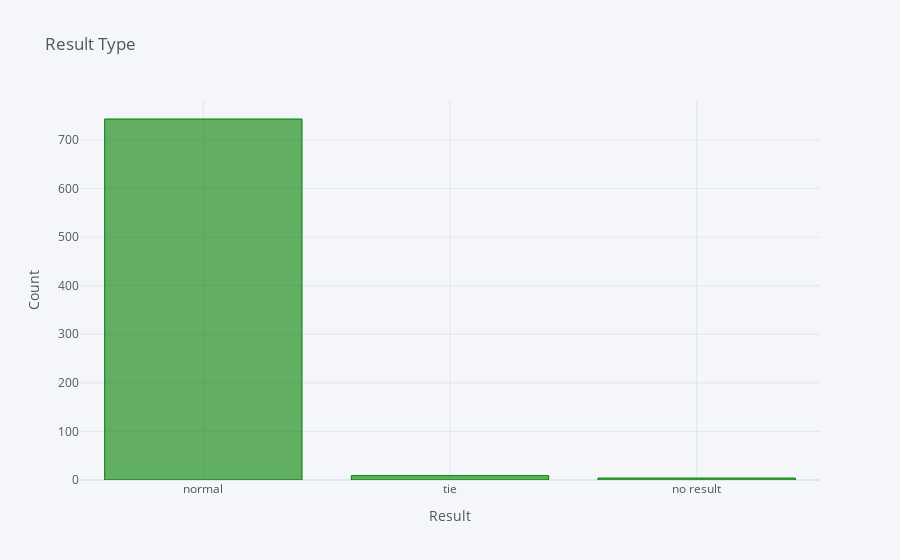

The cell this chart's notebook holds for it:
### Markdown cell above
### 1. Outcome of the match

### Code cell
# Kind of result
matches['result'].value_counts().iplot(kind='bar',xTitle='Result', yTitle='Count', title = 'Result Type', color = 'green');

### Figure 1 — Plotly figure (JSON) as saved in the notebook; plotly's stock layout.template omitted (floating-point values rounded to 4 significant figures)
{"data": [{"marker": {"color": "rgba(0, 128, 0, 0.6)", "line": {"color": "rgba(0, 128, 0, 1.0)", "width": 1}}, "name": "count", "orientation": "v", "text": "", "type": "bar", "x": ["normal", "tie", "no result"], "y": [743, 9, 4]}], "layout": {"autosize": true, "legend": {"bgcolor": "#F5F6F9", "font": {"color": "#4D5663"}}, "paper_bgcolor": "#F5F6F9", "plot_bgcolor": "#F5F6F9", "title": {"font": {"color": "#4D5663"}, "text": "Result Type"}, "xaxis": {"autorange": true, "gridcolor": "#E1E5ED", "range": [-0.5, 2.5], "showgrid": true, "tickfont": {"color": "#4D5663"}, "title": {"font": {"color": "#4D5663"}, "text": "Result"}, "type": "category", "zerolinecolor": "#E1E5ED"}, "yaxis": {"autorange": true, "gridcolor": "#E1E5ED", "range": [0, 782.1], "showgrid": true, "tickfont": {"color": "#4D5663"}, "title": {"font": {"color": "#4D5663"}, "text": "Count"}, "type": "linear", "zerolinecolor": "#E1E5ED"}}}
